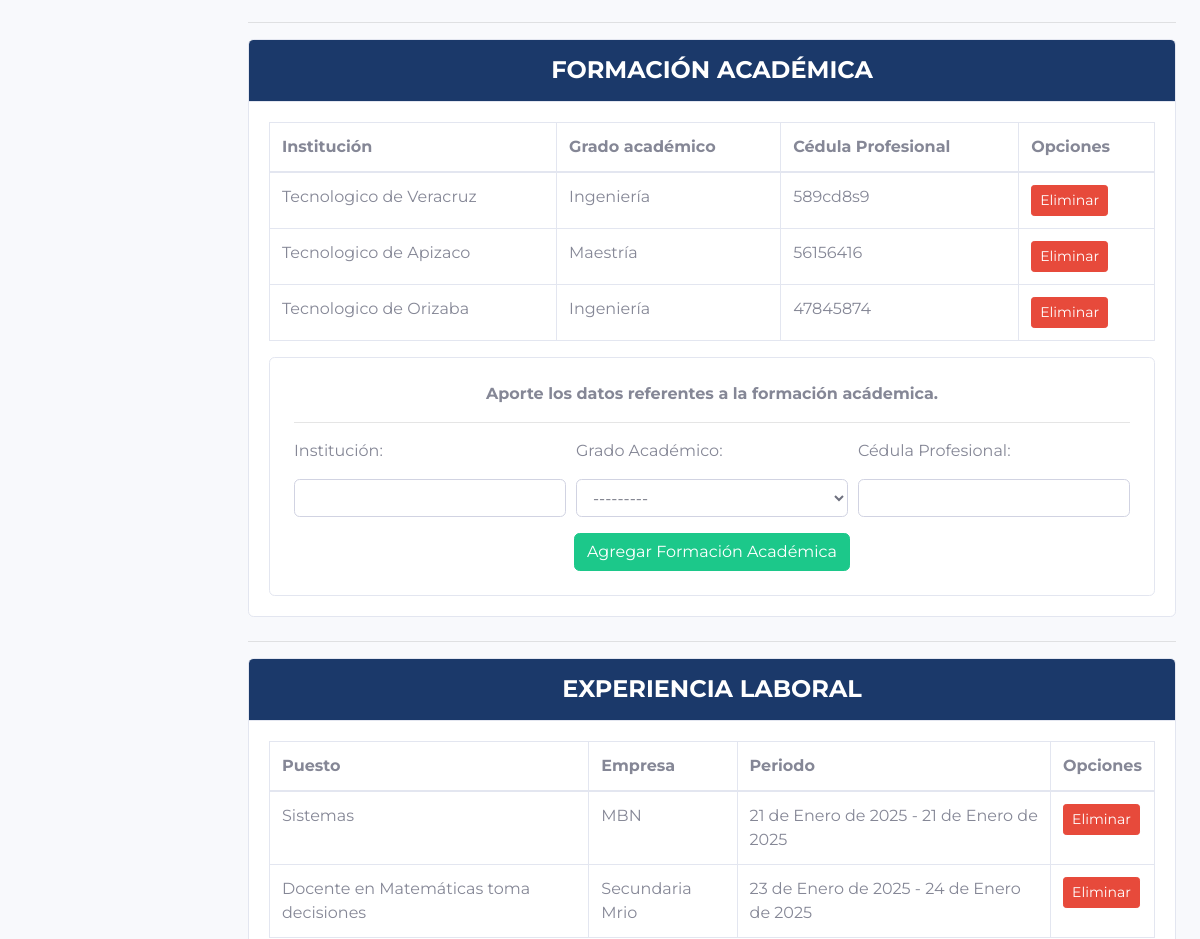
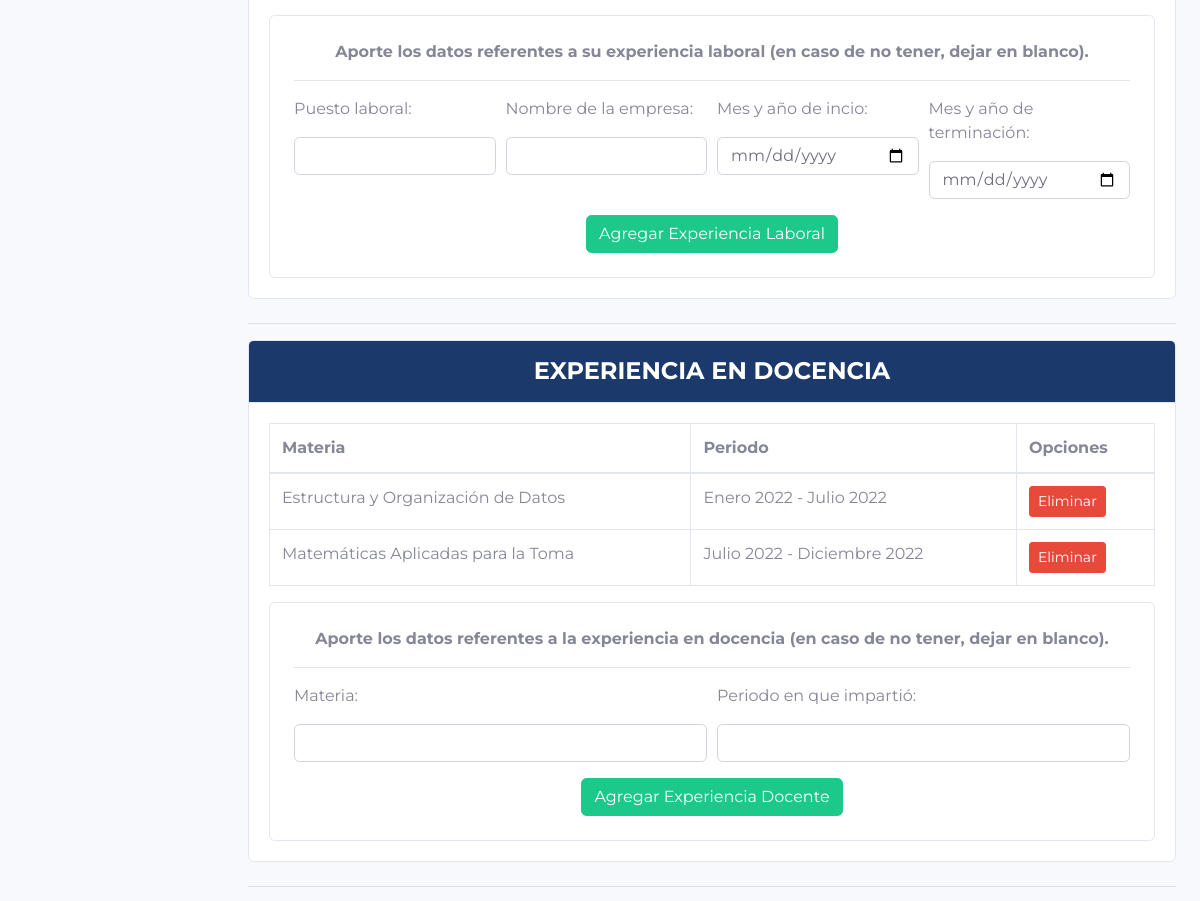
The page /catalogos/instructoractualizar/1/ (signed in, middle part) on the database as committed earlier (2 pictures, top to bottom).
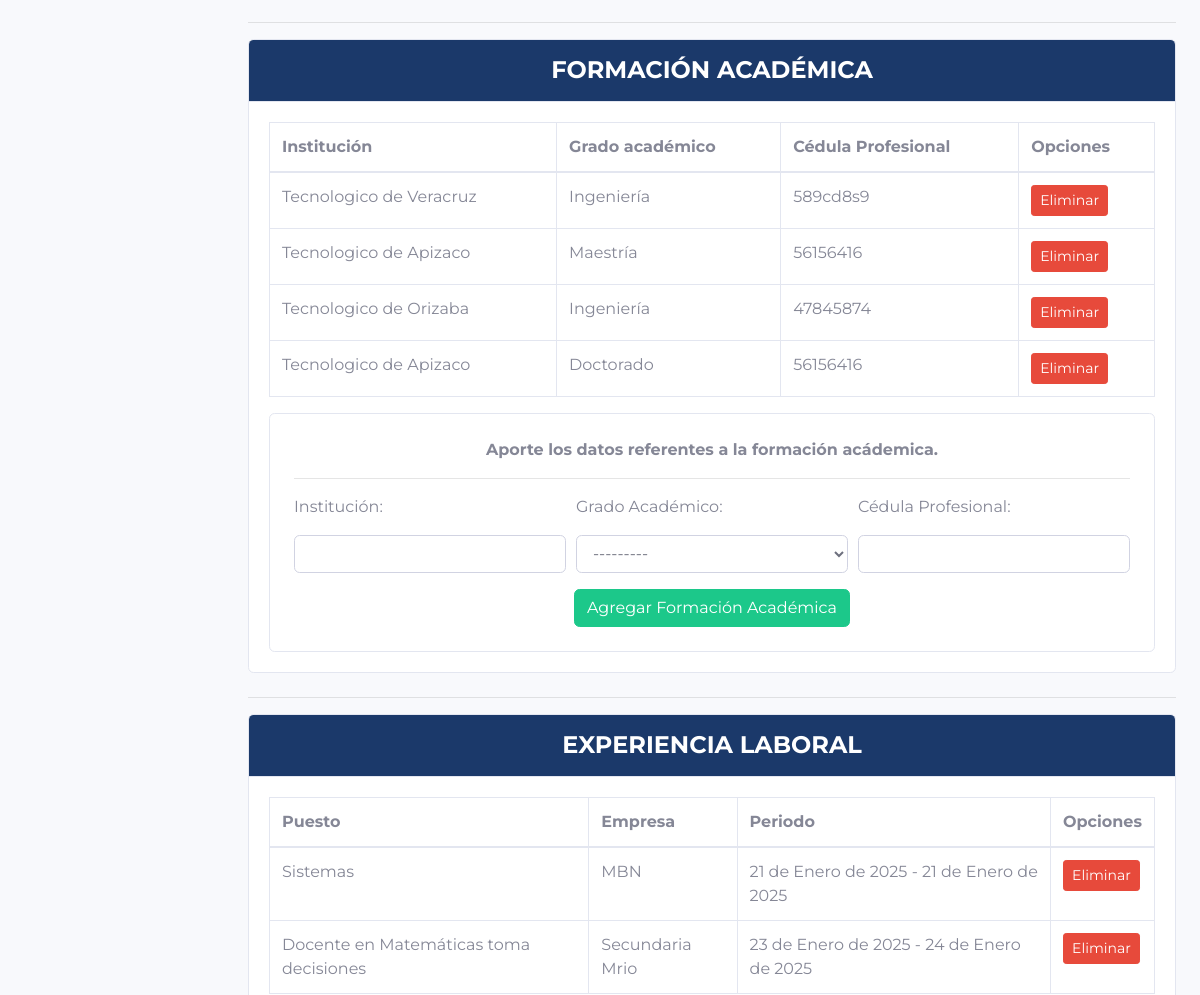
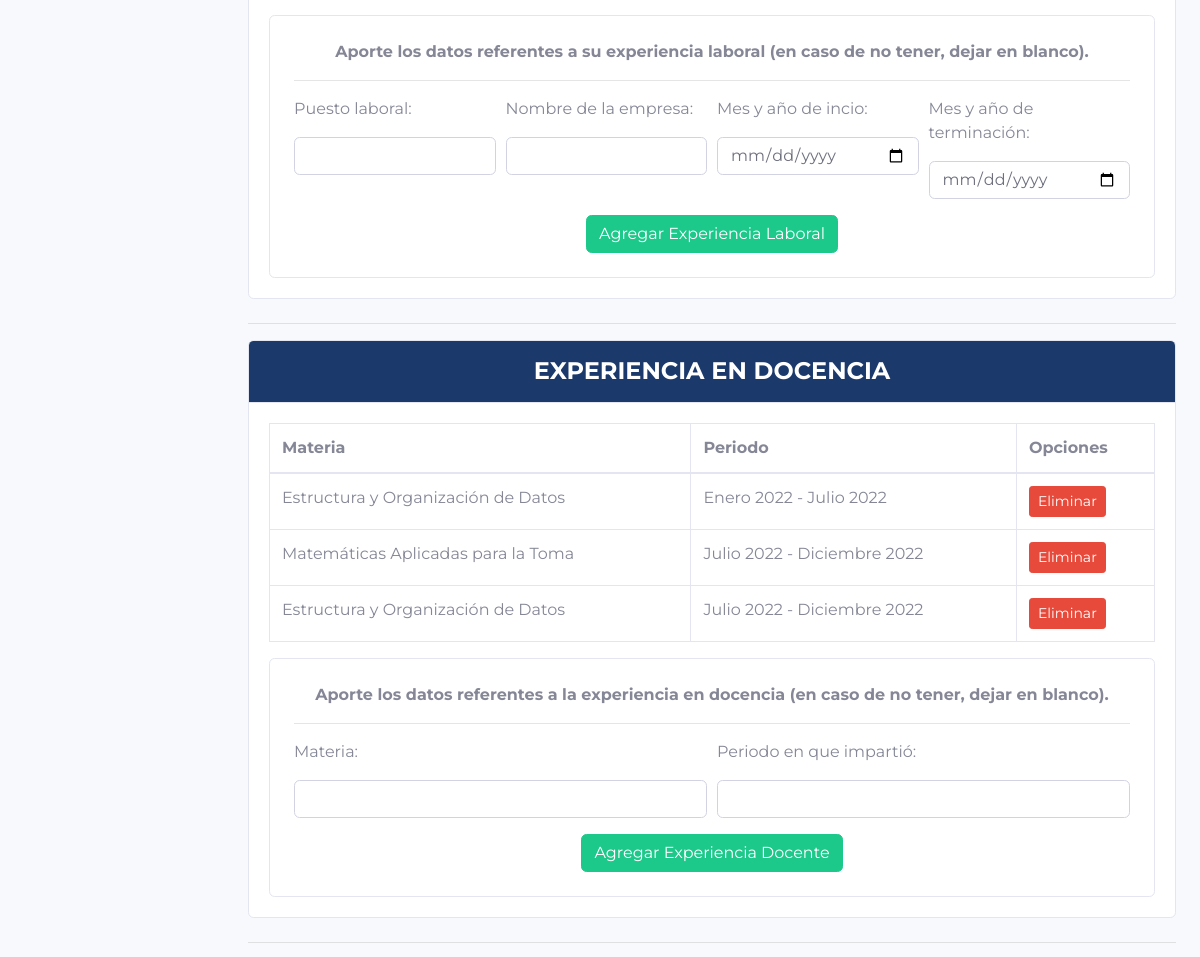
The same page on the database as committed later (2 pictures, top to bottom).
### catalogos/models.py (models this page shows, shortened)
class FormacionAcademica(models.Model):
    instructor = models.ForeignKey(Instructor, on_delete=models.CASCADE, related_name='formaciones_academicas')
    institucion = models.CharField(max_length=40)
    grado = models.ForeignKey('GradoAcademico', on_delete=models.SET_NULL, null=True, verbose_name="Grado Académico")
    cedulaProf = models.CharField(max_length=8, null=True)

class GradoAcademico(models.Model):
    grado = models.CharField(max_length=40)
    def __str__(self):
        return self.grado
    class Meta:
        verbose_name_plural = 'Grado académico'

class ExperienciaLaboral(models.Model):
    instructor = models.ForeignKey(Instructor, on_delete=models.CASCADE, related_name='experiencias_laborales')
    puesto = models.CharField(max_length=40)
    empresa = models.CharField(max_length=60)
    fecha_inicio = models.DateField(null=True)
    fecha_fin = models.DateField(null=True)

class ExperienciaDocente(models.Model):
    instructor = models.ForeignKey(Instructor, on_delete=models.CASCADE, related_name='experiencias_docentes')
    materia = models.CharField(max_length=40)
    periodo = models.CharField(max_length=40)

### catalogos/views.py (the view, shortened to what this page needs)
# urls.py: path('instructoractualizar/<int:instructor_id>/', views.instructoractualizar, name='instructoractualizar'),
@login_required(login_url='signin')
@permission_required('catalogos.change_instructor', raise_exception=True)
def instructoractualizar(request, instructor_id=None):
    if request.user.rol == 'Instructor':
        instructor = get_object_or_404(Instructor, user=request.user)
    else:
        if instructor_id is None:
            return HttpResponseForbidden("No se especificó un instructor para editar.")
        instructor = get_object_or_404(Instructor, id=instructor_id)
    if request.method == 'POST':
        form = ActualizarInstructorForm(request.POST, instance=instructor, user_instance=instructor.user)
        formacion_form = FormacionAcademicaForm()
        experiencia_laboral_form = ExperienciaLaboralForm()
        experiencia_docente_form = ExperienciaDocenteForm()
        participacion_form = ParticipacionInstructorForm()
        if 'instructor' in request.POST:
            form = ActualizarInstructorForm(request.POST, instance=instructor, user_instance=instructor.user)
            if form.is_valid():
                form.save()
                messages.success(request, "Datos del instructor actualizados correctamente.", extra_tags="datos-personales")
                return redirect('instructoractualizar', instructor_id=instructor.id)
            else:
                messages.error(request, "Corrige los errores en el formulario.")
        elif 'formacion_academica' in request.POST:
            formacion_form = FormacionAcademicaForm(request.POST)
            if formacion_form.is_valid():
                nueva_formacion = formacion_form.save(commit=False)
                nueva_formacion.instructor = instructor
                nueva_formacion.save()
                messages.success(request, "Formación académica agregada correctamente.", extra_tags="formacion-academica")
                return redirect(f'{request.path}#formacion-academica')
            else:
                messages.warning(request, "Corrige los errores en el formulario.")
                return redirect(f'{request.path}#formacion-academica')
        elif 'experiencia_laboral' in request.POST:
            experiencia_laboral_form = ExperienciaLaboralForm(request.POST)
            if experiencia_laboral_form.is_valid():
                nueva_experiencia = experiencia_laboral_form.save(commit=False)
                nueva_experiencia.instructor = instructor
                nueva_experiencia.save()
                messages.success(request, "Experiencia laboral agregada correctamente.", extra_tags="experiencia-laboral")
                return redirect(f'{request.path}#experiencia-laboral')
            else:
                return redirect(f'{request.path}#experiencia-laboral')
        elif 'experiencia_docente' in request.POST:
            experiencia_docente_form = ExperienciaDocenteForm(request.POST)
            if experiencia_docente_form.is_valid():
                nueva_experiencia_docente = experiencia_docente_form.save(commit=False)
                nueva_experiencia_docente.instructor = instructor
                nueva_experiencia_docente.save()
                messages.success(request, "Experiencia docente agregada correctamente.", extra_tags="experiencia-docente")
                return redirect(f'{request.path}#experiencia-docente')
            else:
                return redirect(f'{request.path}#experiencia-docente')
        elif 'participacion_instructor' in request.POST:
            participacion_form = ParticipacionInstructorForm(request.POST)
            if participacion_form.is_valid():
                nueva_participacion = participacion_form.save(commit=False)
                nueva_participacion.instructor = instructor
                nueva_participacion.save()
                messages.success(request, "Participación como instructor agregada correctamente.", extra_tags="participacion-instructor")
                return redirect(f'{request.path}#participacion-instructor')
            else:
                return redirect(f'{request.path}#participacion-instructor')
    else:
        form = ActualizarInstructorForm(instance=instructor, user_instance=instructor.user)
        formacion_form = FormacionAcademicaForm()
        experiencia_laboral_form = ExperienciaLaboralForm()
        experiencia_docente_form = ExperienciaDocenteForm()
        participacion_form = ParticipacionInstructorForm()
    if 'delete_formacion' in request.GET:
        formacion_id = request.GET.get('delete_formacion')
        formacion = get_object_or_404(FormacionAcademica, id=formacion_id)
        formacion.delete()
        messages.success(request, "Formación académica eliminada correctamente.", extra_tags="formacion-academica")
        return redirect(f'{request.path}#formacion-academica')
    formaciones = instructor.formaciones_academicas.all()
    experiencias_laborales = instructor.experiencias_laborales.all()
    experiencias_docentes = instructor.experiencias_docentes.all()
    participaciones = instructor.participaciones_instructor.all()
    return render(request, 'instructoractualizar.html', {
        'form': form,
        'formacion_form': formacion_form,
        'experiencia_laboral_form': experiencia_laboral_form,
        'experiencia_docente_form': experiencia_docente_form,
        'participacion_form': participacion_form,
        'instructor': instructor,
        'formaciones': formaciones,
        'experiencias_laborales': experiencias_laborales,
        'experiencias_docentes': experiencias_docentes,
        'participaciones': participaciones,
    })

### catalogos/forms.py (shortened to what this page needs)
class FormacionAcademicaForm(forms.ModelForm):
    class Meta:
        model = FormacionAcademica
        fields = ['institucion', 'grado', 'cedulaProf']
        labels = {
            'institucion': 'Institución',
            'cedulaProf': 'Cédula Profesional',
        }
        widgets = {
            'institucion': forms.TextInput(attrs={'class': 'form-control'}),
            'grado': forms.Select(attrs={'class': 'form-control'}),
            'cedulaProf': forms.TextInput(attrs={'class': 'form-control'}),
        }

### catalogos/templates/instructoractualizar.html (shortened to what the changed rows need)
{% extends 'base.html' %}
{% load static %}
{% block content %}
<div id="formacion-academica" class="section">
    <div class="card mb-4">
        <div class="card-body">
            <div class="table-responsive">
                <table class="table table-bordered" id="dataTable" width="100%" cellspacing="0">
                    <thead>
                        <tr>
                            <th>Institución</th>
                            <th>Grado académico</th>
                            <th>Cédula Profesional</th>
                            <th>Opciones</th>
                        </tr>
                    </thead>
                    <tbody>
                        {% for formacion in formaciones %}
                        <tr id="formacion-{{ formacion.id }}">
                            <td>{{ formacion.institucion }}</td>
                            <td>{{ formacion.grado }}</td>
                            <td>{{ formacion.cedulaProf }}</td>
                            <td>
                                <a href="{% url 'instructoractualizar' instructor_id=instructor.id %}?delete_formacion={{ formacion.id }}" class="btn btn-danger btn-sm">Eliminar</a>
                            </td>
                        </tr>
                        {% empty %}
                        <tr>
                            <td colspan="4">No hay registros de formación académica.</td>
                        </tr>
                        {% endfor %}
                    </tbody>
                </table>
            </div>
        </div>
    </div>
</div>
<div id="experiencia-laboral" class="section">
    <div class="card mb-4">
        <div class="card-body">
            <div class="table-responsive">
                <table class="table table-bordered" id="dataTable" width="100%" cellspacing="0">
                    <thead>
                        <tr>
                            <th>Puesto</th>
                            <th>Empresa</th>
                            <th>Periodo</th>
                            <th>Opciones</th>
                        </tr>
                    </thead>
                    <tbody>
                        {% for experiencia in experiencias_laborales %}
                        <tr id="experiencia-{{ experiencia.id }}">
                            <td>{{ experiencia.puesto }}</td>
                            <td>{{ experiencia.empresa }}</td>
                            <td>{{ experiencia.fecha_inicio }} - {{ experiencia.fecha_fin }}</td>
                            <td>
                                <a href="{% url 'instructoractualizar' instructor_id=instructor.id %}?delete_experiencia={{ experiencia.id }}" class="btn btn-danger btn-sm">Eliminar</a>
                            </td>
                        </tr>
                        {% empty %}
                        <tr>
                            <td colspan="4">No hay registros de experiencias laborales.</td>
                        </tr>
                        {% endfor %}
                    </tbody>
                </table>
            </div>
        </div>
    </div>
</div>
<div id="experiencia-docente" class="section">
    <div class="card mb-4">
        <div class="card-body">
            <div class="table-responsive">
                <table class="table table-bordered" id="dataTable" width="100%" cellspacing="0">
                    <thead>
                        <tr>
                            <th>Materia</th>
                            <th>Periodo</th>
                            <th>Opciones</th>
                        </tr>
                    </thead>
                    <tbody>
                        {% for experiencia_docente in experiencias_docentes %}
                        <tr id="experiencia-{{ experiencia.id }}">
                            <td>{{ experiencia_docente.materia }}</td>
                            <td>{{ experiencia_docente.periodo }}</td>
                            <td>
                                <a href="{% url 'instructoractualizar' instructor_id=instructor.id %}?delete_experiencia_docente={{ experiencia_docente.id }}" class="btn btn-danger btn-sm">Eliminar</a>
                            </td>
                        </tr>
                        {% empty %}
                        <tr>
                            <td colspan="3">No hay registros de experiencias.</td>
                        </tr>
                        {% endfor %}
                    </tbody>
                </table>
            </div>
        </div>
    </div>
</div>
{% endblock %}

Rows that differ between the two databases and show on the page:
added FormacionAcademica: institucion "Tecnologico de Apizaco", grado "Doctorado", cedulaProf "56156416"
added ExperienciaDocente: materia "Estructura y Organización de Datos", periodo "Julio 2022 - Diciembre 2022"
